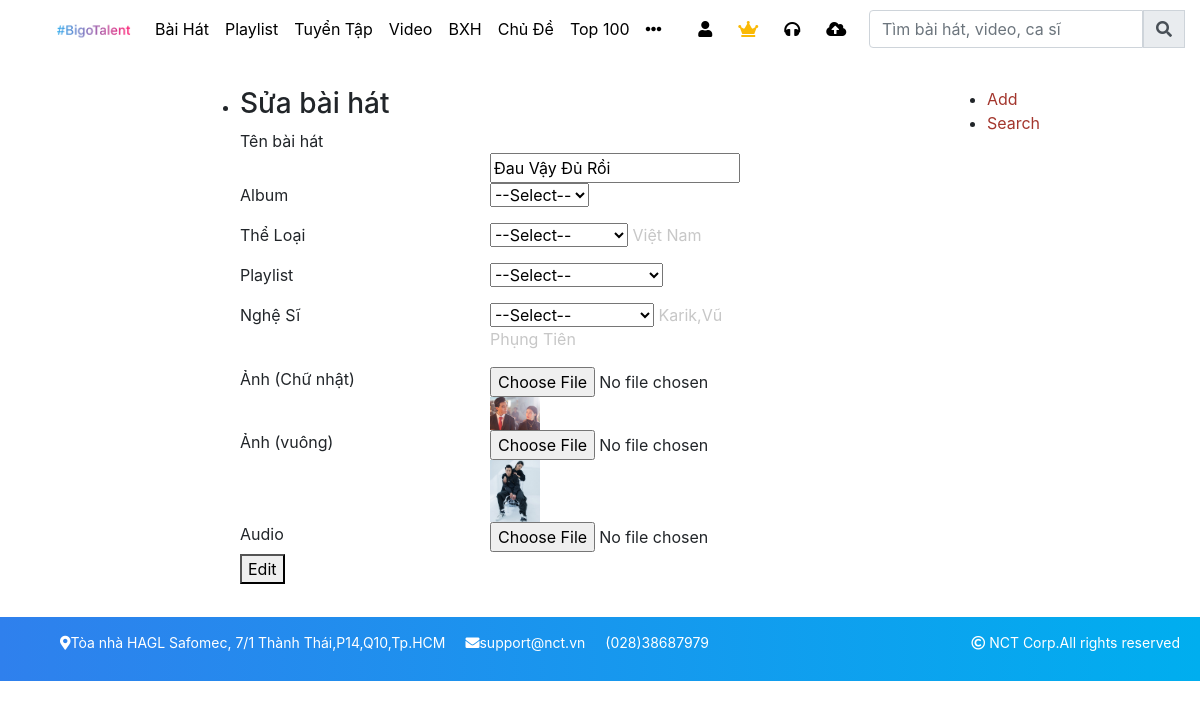
/public/edit.php?id=15&&table=baihat, run on the app's committed database.
### tables this page shows
CREATE TABLE `baihat` (
  `id` int(11) NOT NULL,
  `idAlbum` varchar(255) NOT NULL,
  `idTheloai` varchar(255) NOT NULL,
  `idPlaylist` varchar(255) NOT NULL,
  `idNghesi` varchar(255) NOT NULL,
  `name` varchar(255) NOT NULL,
  `img` varchar(255) NOT NULL,
  `img_square` varchar(255) NOT NULL,
  `audio` varchar(255) NOT NULL,
  `luotnghe` int(11) NOT NULL,
  `luotnghetuan` int(11) NOT NULL,
  `timecreate` timestamp NOT NULL DEFAULT current_timestamp(),
  `timeupdate` timestamp NULL DEFAULT NULL
);

### public/lib_db.php (called while the page is built, shortened)
<?php
global $link;
function select_one($sql){
	$data = exec_select($sql);
	return $data[0];
}
function exec_select($sql){
	global $link;
	$ret = isset($ret) ? $ret : array();
	$res = $link->query($sql);
	$err = mysqli_error($link);
	if ($res ){
		while( $row = $res->fetch_array(MYSQLI_ASSOC) )
		{
			$ret[]= $row ;
		}
	}
	return $ret;
}

### public/edit.php (the view, shortened to what this page needs)
<?php
	include("lib_db.php");
    if($_REQUEST["table"] == "baihat")
   	{
   		$table = isset($_REQUEST['table']) ? $_REQUEST['table'] : "";
   		$id = isset($_REQUEST['id']) ? $_REQUEST['id'] : "";
   		$sqlEdit = "Select * from {$table} where id = {$id}";
   		$edit = select_one($sqlEdit);
   		$baihatEdit = array();
   		array_push($baihatEdit, $edit["id"] );
   		array_push($baihatEdit,getNamebyid($edit["idAlbum"],"album") );
   		array_push($baihatEdit,getNamebyid($edit["idTheloai"],"theloai") );
   		array_push($baihatEdit, getNamebyid($edit["idPlaylist"],"playlist") );
   		array_push($baihatEdit,getNamebyid($edit["idNghesi"],"nghesi") );
   		array_push($baihatEdit, $edit["name"] );
   		array_push($baihatEdit, $edit["img"] );
   		array_push($baihatEdit, $edit["img_square"] );
   		array_push($baihatEdit, $edit["audio"] );
   	}
?>
<!DOCTYPE html>
<html lang="en">
<head>
  <link rel="stylesheet" href="https://maxcdn.bootstrapcdn.com/bootstrap/4.5.0/css/bootstrap.min.css">
  <link rel="stylesheet" href="https://use.fontawesome.com/releases/v5.7.0/css/all.css">
  <link rel="stylesheet" type="text/css" href="style_public.css">
</head>
<body>
	<div class="container ">
		<nav class="navbar navbar-expand-sm bg-white  fixed-top clear_both">
			<a class="navbar-brand nav-brand" href="#" style="margin-left: 40px !important">
			    <img src="images/ic_bigo_talent.png" alt="logo" style="max-width: 100%;height: 30px">
			</a>
			<ul id="navmenu" class="navbar-nav ">
			    <li class="nav-item">
			      <a class="nav-link" href="#">Bài Hát</a>
			    </li>
			    <li class="nav-item">
			      <a class="nav-link" href="#">Playlist</a>
			    </li>
			    <li class="nav-item">
			      <a class="nav-link" href="#">Tuyển Tập</a>
			    </li>
			    <li class="nav-item">
			      <a class="nav-link" href="#">Video</a>
			    </li>
			    <li class="nav-item">
			      <a class="nav-link" href="#">BXH</a>
			    </li>
			    <li class="nav-item">
			      <a class="nav-link" href="#">Chủ Đề</a>
			    </li>
			    <li class="nav-item">
			      <a class="nav-link" href="#">Top 100</a>
			    </li>
			    <li class="nav-item">
			      <a class="nav-link" href="#"><i class="fas fa-ellipsis-h"></i></a>
			    </li>
			</ul>
			<ul id="menu-icon" class="navbar-nav ml-auto nav-icon">
				<?php if(!isset($_COOKIE['user'])){
				?>
				<li id="login" class="nav-item" >
				    <a class="nav-link" href="#"><i class="fas fa-user"></i></a>
				</li>
			<?php } ?>
				<li class="nav-item">
				    <a class="nav-link" href="#" style="color: #fab905 !important"><i class="fas fa-crown"></i></a>
				</li>
				<li class="nav-item">
				    <a class="nav-link" href="#"><i class="fas fa-headphones"></i></a>
				</li>
				<li class="nav-item">
				    <a class="nav-link" href="#"><i class="fas fa-cloud-upload-alt"></i></a>
				</li>
			</ul>
			<form class="form-inline ml-auto  " action="/action_page.php">
			    <div class="input-group">
			      <input type="text" class="form-control" placeholder="Tìm bài hát, video, ca sĩ">
			      <div class="input-group-prepend">
			        <span class="input-group-text"><i class="fas fa-search"></i></span>
			      </div>
			    </div>
			</form>
		</nav>
	</div>
	<div class="container-fluid margin_top" style="">
		<div class="row">
		    <div class="col-lg-8 middle" style="padding: 30px 0px 0px 0px;">
		    	<ul class="add-list">
		    		<li class="<?php if ($table != "baihat"){
		    			echo "hideShowCase";}?>">
		    			<ul class="AddSearch">
			    				<li><a href="add.php?table=baihat">Add</a></li>
			    				<li><a href="trangquantri.php?table=baihat">Search</a></li>
		    			</ul>
		    			<h3>Sửa bài hát</h3>
		    			<form class="form form-baihat"  method="POST" enctype="multipart/form-data">
							<label>Tên bài hát</label>
							<input type="text" name="tenbaihat" value="<?php echo $edit["name"]?>" />
							<label>Album</label>
							<select name="album" class="clalbum">
								<option value="<?php echo $edit["name"]?>">--Select--</option>
							</select>
							<label>Thể Loại</label>
							<select class="cltheloai" name="theloai">
								<option value="">--Select--</option>
							</select>
							<span class="cltheloai"><?php echo $baihatEdit[2]?></span><p class="cltheloai"></p>
							<label>Playlist</label>
							<select name="playlist" class="clplaylist">
								<option value="">--Select--</option>
							</select>
							<label>Nghệ Sĩ</label>
							<select name="nghesi" class="clnghesi">
								<option value="">--Select--</option>
							</select>
							<span class="clnghesi"><?php echo $baihatEdit[4]?></span>
							<label>Ảnh (Chữ nhật)</label>
							<input type="file" name="img"  value=""/>
							<img src="<?php echo $baihatEdit[6]?>" width="50px"/>
							<label>Ảnh (vuông)</label>
							<input type="file" name="img_square" value=""/>
							<img class="climg_square" src="<?php echo $baihatEdit[7]?>" width="50px"/>
							<label>Audio</label>
							<input type="file" name="audio" value=""/>
							<button id="editBaihat" type="button">Edit</button>
						</form>
		    		</li>
		    	</ul>
		    </div>
		     <div class="col-lg-2 right" style="">
		    	</div>
	 	</div>
	</div>
	<div class="footer">
	  <div class="container-footer">
	  	<ul>
	  		<li><i class="fas fa-map-marker-alt"></i>Tòa nhà HAGL Safomec, 7/1 Thành Thái,P14,Q10,Tp.HCM</li>
	  		<li><i class="fas fa-envelope"></i>support@nct.vn</li>
	  		<li><i class="fas fa-phone-alt"></i>(028)38687979</li>
	  		<li style="float: right; padding-right: 20px;"><i class="far fa-copyright"></i> NCT Corp.All rights reserved</li>
	  	</ul>
	  </div>
	</div>
</body>
</html>

### public/style_public.css (style rules this page uses)
body { width: 100%; background-color:#pink; }
.container { background-color: #fff !important; }
ul { list-style-type: none; }
.clear_both { clear: both; }
.margin_top { margin-top: 57px; }
ul.nav-icon li { margin-right: 10px; }
a { color: black; text-decoration: none; }
a:link { text-decoration: none; }
span { color: #c7c7c7;; }
.right { height: 100%; padding: 20px 0px 0px 0px; position: relative; }
.container-fluid { background-color:#green }
.footer { background: linear-gradient(to right, #2f80ed 0%,#00aeef 100%); }
.container-footer { width: 100%; height: 64px; }
.container-footer ul { width: 100%; height: 64px; clear: both; margin-bottom: 0px; }
.container-footer li { float: left; color: #fff; font-size: 14px; margin-left: 20px; padding-top: 15px; }
.add-list { width: 100%; position: relative; }
.add-list > li { width: 100%; position: absolute; }

### public/edit.php (style rules this page uses)
.container-fluid { height: 560px !important; }
.form { width : 500px; }
.form label { width:50%;float:left; }
.form input { width:50%;float:left; }
.middle ul:first-child { list-style-type: disc; float: right; }
.middle a { color: #A3362D; }

### data on the page
baihat: tenbaihat "Đau Vậy Đủ Rồi", img (picture), img_square (picture)

### other printed values
$baihatEdit[2] "Việt Nam"
$baihatEdit[4] "Karik,Vũ Phụng Tiên"
